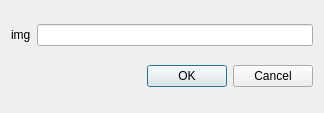
<?xml version="1.0" encoding="UTF-8"?>
<ui version="4.0">
 <class>VcodeDialog</class>
 <widget class="QDialog" name="VcodeDialog">
  <property name="geometry">
   <rect>
    <x>0</x>
    <y>0</y>
    <width>324</width>
    <height>113</height>
   </rect>
  </property>
  <property name="windowTitle">
   <string>Dialog</string>
  </property>
  <layout class="QGridLayout" name="gridLayout">
   <item row="0" column="0">
    <widget class="QLabel" name="label">
     <property name="text">
      <string>img</string>
     </property>
    </widget>
   </item>
   <item row="0" column="1">
    <widget class="QLineEdit" name="lineEdit"/>
   </item>
   <item row="1" column="0" colspan="2">
    <widget class="QDialogButtonBox" name="buttonBox">
     <property name="orientation">
      <enum>Qt::Horizontal</enum>
     </property>
     <property name="standardButtons">
      <set>QDialogButtonBox::Cancel|QDialogButtonBox::Ok</set>
     </property>
    </widget>
   </item>
  </layout>
 </widget>
 <resources/>
 <connections>
  <connection>
   <sender>buttonBox</sender>
   <signal>accepted()</signal>
   <receiver>VcodeDialog</receiver>
   <slot>accept()</slot>
   <hints>
    <hint type="sourcelabel">
     <x>248</x>
     <y>254</y>
    </hint>
    <hint type="destinationlabel">
     <x>157</x>
     <y>274</y>
    </hint>
   </hints>
  </connection>
  <connection>
   <sender>buttonBox</sender>
   <signal>rejected()</signal>
   <receiver>VcodeDialog</receiver>
   <slot>reject()</slot>
   <hints>
    <hint type="sourcelabel">
     <x>316</x>
     <y>260</y>
    </hint>
    <hint type="destinationlabel">
     <x>286</x>
     <y>274</y>
    </hint>
   </hints>
  </connection>
 </connections>
</ui>
